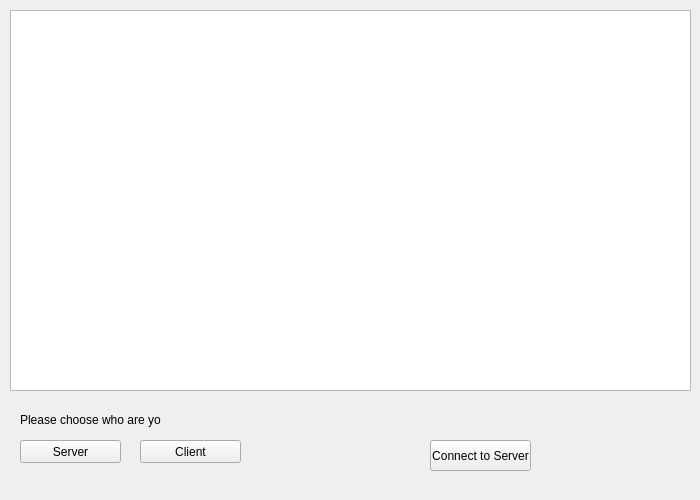
<?xml version="1.0" encoding="UTF-8"?>
<ui version="4.0">
 <class>MainWindow</class>
 <widget class="QMainWindow" name="MainWindow">
  <property name="geometry">
   <rect>
    <x>0</x>
    <y>0</y>
    <width>700</width>
    <height>500</height>
   </rect>
  </property>
  <property name="minimumSize">
   <size>
    <width>700</width>
    <height>500</height>
   </size>
  </property>
  <property name="maximumSize">
   <size>
    <width>700</width>
    <height>500</height>
   </size>
  </property>
  <property name="windowTitle">
   <string>Simple version of Scorched Earth (Network edition)</string>
  </property>
  <widget class="QWidget" name="centralWidget">
   <widget class="QGraphicsView" name="gameField">
    <property name="geometry">
     <rect>
      <x>10</x>
      <y>10</y>
      <width>681</width>
      <height>381</height>
     </rect>
    </property>
    <property name="minimumSize">
     <size>
      <width>681</width>
      <height>381</height>
     </size>
    </property>
    <property name="maximumSize">
     <size>
      <width>681</width>
      <height>381</height>
     </size>
    </property>
   </widget>
   <widget class="QPushButton" name="serverButton">
    <property name="geometry">
     <rect>
      <x>20</x>
      <y>440</y>
      <width>101</width>
      <height>23</height>
     </rect>
    </property>
    <property name="text">
     <string>Server</string>
    </property>
   </widget>
   <widget class="QPushButton" name="clientButton">
    <property name="geometry">
     <rect>
      <x>140</x>
      <y>440</y>
      <width>101</width>
      <height>23</height>
     </rect>
    </property>
    <property name="text">
     <string>Client</string>
    </property>
   </widget>
   <widget class="QPushButton" name="connectButton">
    <property name="geometry">
     <rect>
      <x>430</x>
      <y>440</y>
      <width>101</width>
      <height>31</height>
     </rect>
    </property>
    <property name="text">
     <string>Connect to Server</string>
    </property>
   </widget>
   <widget class="QLabel" name="label">
    <property name="geometry">
     <rect>
      <x>20</x>
      <y>410</y>
      <width>141</width>
      <height>20</height>
     </rect>
    </property>
    <property name="text">
     <string>Please choose who are you:</string>
    </property>
   </widget>
  </widget>
 </widget>
 <layoutdefault spacing="6" margin="11"/>
 <resources/>
 <connections/>
</ui>
